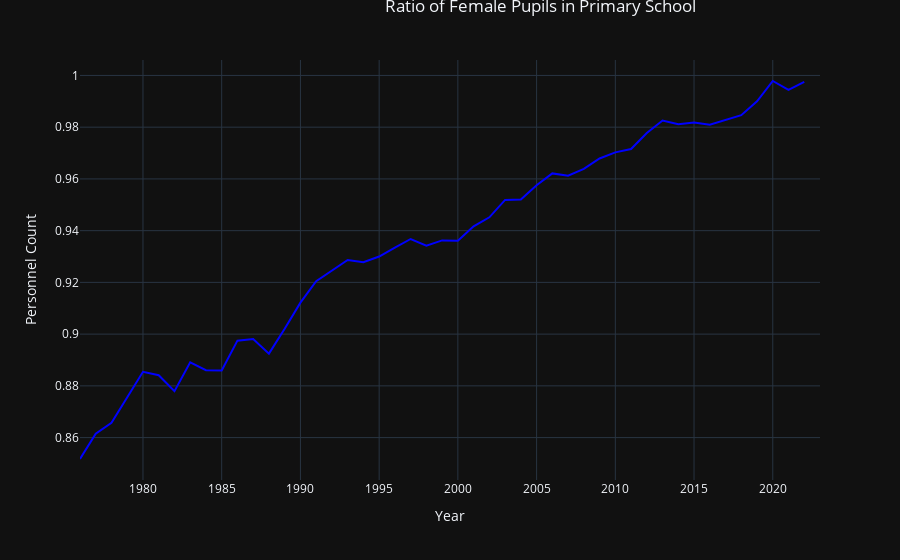

Source (notebook cell):
### Code cell
line = px.line(data_frame= female_primary,x= "Year" ,y =["Ratio of female to male pupils in primary school"] , markers = False)
line.update_yaxes(title_text = 'Number')
line.update_yaxes(title_text = 'Personnel Count')
line.update_traces(line_color="blue")
line.update_layout(legend=dict(title=""),
                  showlegend = False,
    title = {
        'text': 'Ratio of Female Pupils in Primary School',
        'y':1,
        'x':0.60},
         template="plotly_dark")

line.show()

### Figure 1 — Plotly figure (JSON) as saved in the notebook; plotly's stock layout.template omitted (floating-point values rounded to 4 significant figures)
{"data": [{"hovertemplate": "variable=Ratio of female to male pupils in primary school<br>Year=%{x}<br>value=%{y}<extra></extra>", "legendgroup": "Ratio of female to male pupils in primary school", "line": {"color": "blue", "dash": "solid"}, "marker": {"symbol": "circle"}, "mode": "lines", "name": "Ratio of female to male pupils in primary school", "orientation": "v", "showlegend": true, "type": "scatter", "x": [1976, 1977, 1978, 1979, 1980, 1981, 1982, 1983, 1984, 1985, 1986, 1987, 1988, 1989, 1990, 1991, 1992, 1993, 1994, 1995, 1996, 1997, 1998, 1999, 2000, 2001, 2002, 2003, 2004, 2005, 2006, 2007, 2008, 2009, 2010, 2011, 2012, 2013, 2014, 2015, 2016, 2017, 2018, 2019, 2020, 2021, 2022, 2023], "xaxis": "x", "y": [0.8517, 0.8615, 0.8657, 0.8757, 0.8854, 0.8841, 0.878, 0.8891, 0.8861, 0.886, 0.8975, 0.8981, 0.8925, 0.902, 0.9122, 0.9204, 0.9246, 0.9286, 0.9278, 0.93, 0.9335, 0.9368, 0.9342, 0.9362, 0.9361, 0.9417, 0.9452, 0.9519, 0.952, 0.9575, 0.9621, 0.9612, 0.9639, 0.9679, 0.9703, 0.9715, 0.9777, 0.9826, 0.9812, 0.9818, 0.9809, 0.9828, 0.9846, 0.99, 0.9979, 0.9944, 0.9975, null], "yaxis": "y"}], "layout": {"legend": {"title": {"text": ""}, "tracegroupgap": 0}, "margin": {"t": 60}, "showlegend": false, "title": {"text": "Ratio of Female Pupils in Primary School", "x": 0.6, "y": 1}, "xaxis": {"anchor": "y", "domain": [0, 1], "title": {"text": "Year"}}, "yaxis": {"anchor": "x", "domain": [0, 1], "title": {"text": "Personnel Count"}}}}
